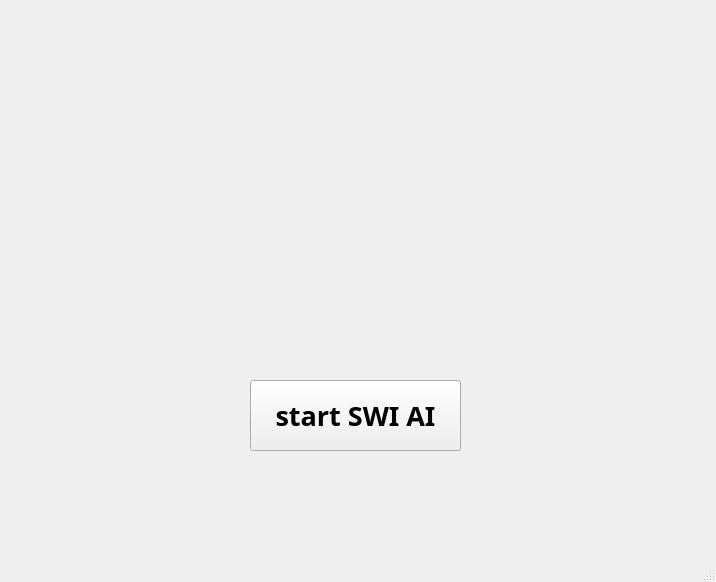
<?xml version="1.0" encoding="UTF-8"?>
<ui version="4.0">
 <class>MainWindow</class>
 <widget class="QMainWindow" name="MainWindow">
  <property name="geometry">
   <rect>
    <x>0</x>
    <y>0</y>
    <width>716</width>
    <height>582</height>
   </rect>
  </property>
  <property name="windowTitle">
   <string>MainWindow</string>
  </property>
  <widget class="QWidget" name="centralwidget">
   <widget class="QLabel" name="label1">
    <property name="geometry">
     <rect>
      <x>130</x>
      <y>170</y>
      <width>461</width>
      <height>81</height>
     </rect>
    </property>
    <property name="font">
     <font>
      <pointsize>12</pointsize>
      <weight>75</weight>
      <bold>true</bold>
     </font>
    </property>
    <property name="text">
     <string/>
    </property>
   </widget>
   <widget class="QPushButton" name="start">
    <property name="geometry">
     <rect>
      <x>250</x>
      <y>380</y>
      <width>211</width>
      <height>71</height>
     </rect>
    </property>
    <property name="font">
     <font>
      <family>Tw Cen MT</family>
      <pointsize>20</pointsize>
      <weight>75</weight>
      <bold>true</bold>
     </font>
    </property>
    <property name="text">
     <string>start SWI AI</string>
    </property>
   </widget>
  </widget>
  <widget class="QStatusBar" name="statusbar"/>
  <widget class="QMenuBar" name="menubar">
   <property name="geometry">
    <rect>
     <x>0</x>
     <y>0</y>
     <width>716</width>
     <height>26</height>
    </rect>
   </property>
  </widget>
 </widget>
 <resources/>
 <connections/>
</ui>
